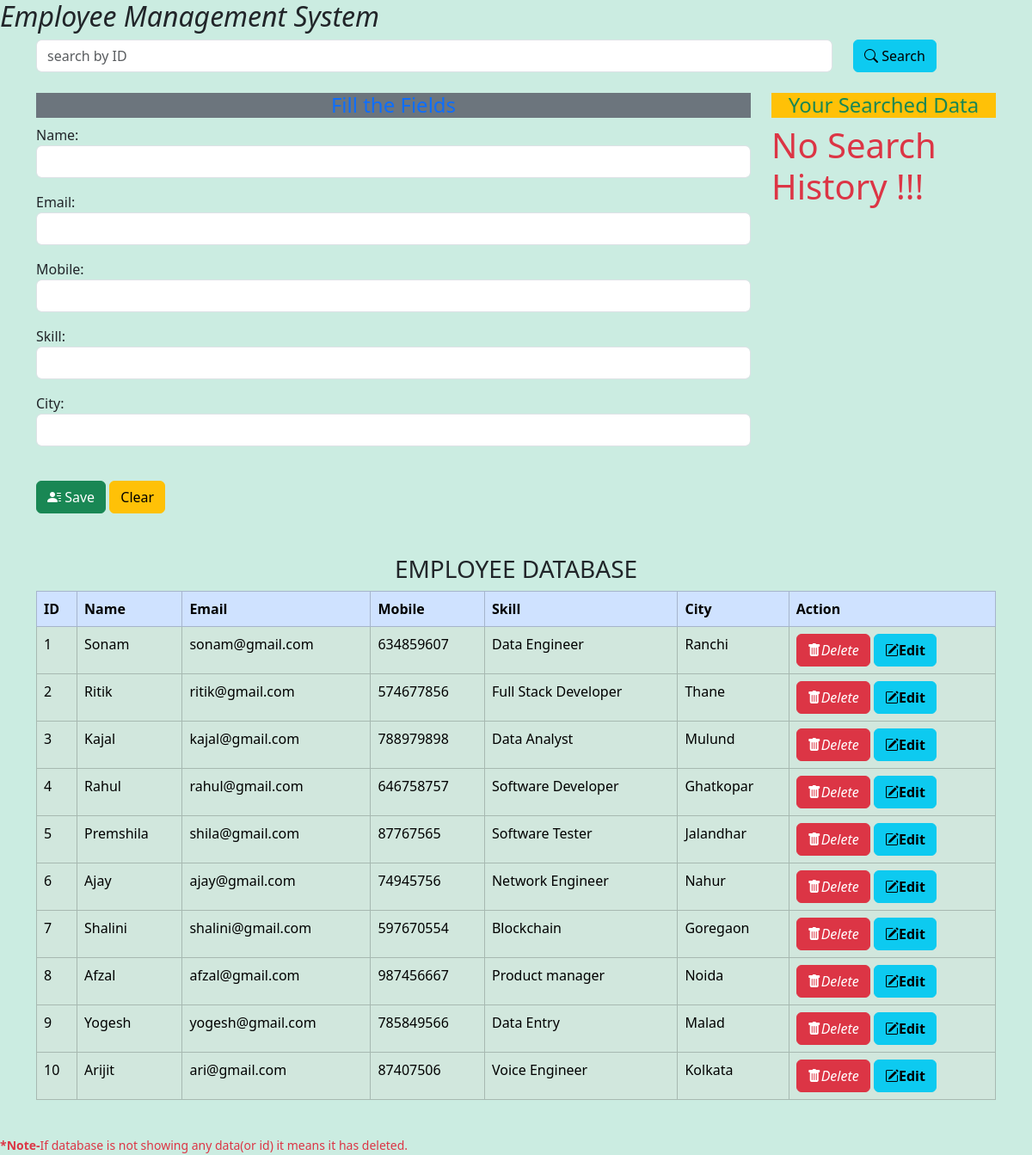
The page / on the database its author committed.
### CRUD/models.py (models this page shows)
class Employees(models.Model):
    name = models.CharField(max_length=30)
    email = models.EmailField(max_length = 50)
    mobile = models.IntegerField()
    skill = models.CharField(max_length=20)
    city = models.CharField(max_length=15)

### CRUD/views.py (the view)
# urls.py: path('',views.UserCreation, name='home'),
def UserCreation(request):
    fm  = EmployeeForm
    if request.method == 'POST':
        fm = EmployeeForm(request.POST)
        if fm.is_valid():
            fm.save()
            fm = EmployeeForm()
    else:
        fm = EmployeeForm()
    user_data = Employees.objects.all()
    if request.method == 'GET':
        nm = request.GET.get('my_names')
        if nm:
           your_data = Employees.objects.filter(id = nm)
           return render(request, 'crud/home.html', {"forms":fm,'user_data':user_data,"your_data": your_data})
        else:
            nm = 0
            your_data = Employees.objects.filter(id = nm)
            return render(request, 'crud/home.html', {"forms":fm,'user_data':user_data,"your_data": your_data})
    return render(request, 'crud/home.html', {"forms":fm,'user_data':user_data})

### CRUD/forms.py
class EmployeeForm(forms.ModelForm):
    class Meta:
        model = Employees
        fields = ['name', 'email', 'mobile', 'skill', 'city']
        widgets = {
            'name':forms.TextInput(attrs={'class':'form-control'}),
            'email':forms.EmailInput(attrs={'class':'form-control'}),
            'mobile':forms.NumberInput(attrs={'class':'form-control'}),
            'skill':forms.TextInput(attrs={'class':'form-control'}),
            'city':forms.TextInput(attrs={'class':'form-control'})
        }

### CRUD/templates/crud/home.html (shortened to what this page needs)
<!DOCTYPE html>
<html lang="en">
<head>
    <link href="https://cdn.jsdelivr.net/npm/bootstrap@5.3.1/dist/css/bootstrap.min.css" rel="stylesheet">
    <link rel="stylesheet" href="https://cdn.jsdelivr.net/npm/bootstrap-icons@1.5.0/font/bootstrap-icons.css">
</head>
<body>
    <h2><marquee direction="right"><i>Employee Management System</i></marquee></h2>
        <form action="" method="get">
        <div class="container">
            <div class="row">
                <div class="col-10">
                    <input type="number" name="my_names" id="name" class="form-control" placeholder="search by ID">
                </div>
                <div class="col-2"><button type="submit" class="btn btn-info"><span class="bi-search"></span> Search</button></div>
            </div>
        </div>
    </form><br>
    <form action="" method="post">
        <div class="container">
            <div class="row">
                <div class="col-9 border-dark">
                    <h4 class="text-center text-primary bg-secondary">Fill the Fields</h4>
                    <table>
                        {{forms.as_p}}
                    </table>  <br>
                    <button class="btn btn-success" value="submit"><span class="bi-person-lines-fill"></span> Save</button>
                    <button class="btn btn-warning" type="reset">Clear</button>
                </div>
                <div class="col-3">
                        <h4 class="text-success text-center bg-warning">Your Searched Data</h4>
                        {% if your_data %}
                            {% for i in your_data %}
                                <h5>ID: {{i.id}}</h5>
                                <h5>Name: {{i.name}}</h5>
                                <h5>Email-ID: {{i.email}}</h5>
                                <h5>Phone: {{i.mobile}}</h5>
                                <h5>Skill: {{i.skill}}</h5>
                                <h5>City: {{i.city}}</h5>
                            {% endfor %}
                        {% else %}
                        <h1 class="text-danger">No Search History !!!</h1>
                        {% endif %}
                </div>
            </div>
        </div>
    </form> <br><br>
    <h3 class="text-center">EMPLOYEE DATABASE</h3>
    <div class="container">
        <table class="w-100 table table-hover table-bordered bordered-dark table-success">
            <thead class="table table-primary">
                <tr>
                    <th>ID</th>
                    <th>Name</th>
                    <th>Email</th>
                    <th>Mobile</th>
                    <th>Skill</th>
                    <th>City</th>
                    <th>Action</th>
                </tr>
            </thead>
                {% for data in user_data %}
                <tr>
                    <td>{{data.id}}</td>
                    <td>{{data.name}}</td>
                    <td>{{data.email}}</td>
                    <td>{{data.mobile}}</td>
                    <td>{{data.skill}}</td>
                    <td>{{data.city}}</td>
                    <td><a href="{% url 'userdelete' data.id %}" class="btn btn-danger"><span class="bi-trash-fill"></span><i>Delete</i></a> <a href="{% url 'update' data.id %}" class="btn btn-info"><span class="bi-pencil-square"></span><b>Edit</b></a></td>
                </tr>
                {% endfor %}
            </table>
    </div>
    <br>
        <small class="text-danger"><b>*Note-</b>If database is not showing any data(or id) it means it has deleted.</small>
</body>
</html>

### CRUD/templates/crud/home.html (style rules this page uses)
body { background-color: rgb(203, 236, 225); }

### rows shown on the page
Employees: id "1", name "Sonam", email "sonam@gmail.com", mobile "634859607", skill "Data Engineer", city "Ranchi"
Employees: id "2", name "Ritik", email "ritik@gmail.com", mobile "574677856", skill "Full Stack Developer", city "Thane"
Employees: id "3", name "Kajal", email "kajal@gmail.com", mobile "788979898", skill "Data Analyst", city "Mulund"
Employees: id "4", name "Rahul", email "rahul@gmail.com", mobile "646758757", skill "Software Developer", city "Ghatkopar"
Employees: id "5", name "Premshila", email "shila@gmail.com", mobile "87767565", skill "Software Tester", city "Jalandhar"
Employees: id "6", name "Ajay", email "ajay@gmail.com", mobile "74945756", skill "Network Engineer", city "Nahur"
Employees: id "7", name "Shalini", email "shalini@gmail.com", mobile "597670554", skill "Blockchain", city "Goregaon"
Employees: id "8", name "Afzal", email "afzal@gmail.com", mobile "987456667", skill "Product manager", city "Noida"
Employees: id "9", name "Yogesh", email "yogesh@gmail.com", mobile "785849566", skill "Data Entry", city "Malad"
Employees: id "10", name "Arijit", email "ari@gmail.com", mobile "87407506", skill "Voice Engineer", city "Kolkata"
